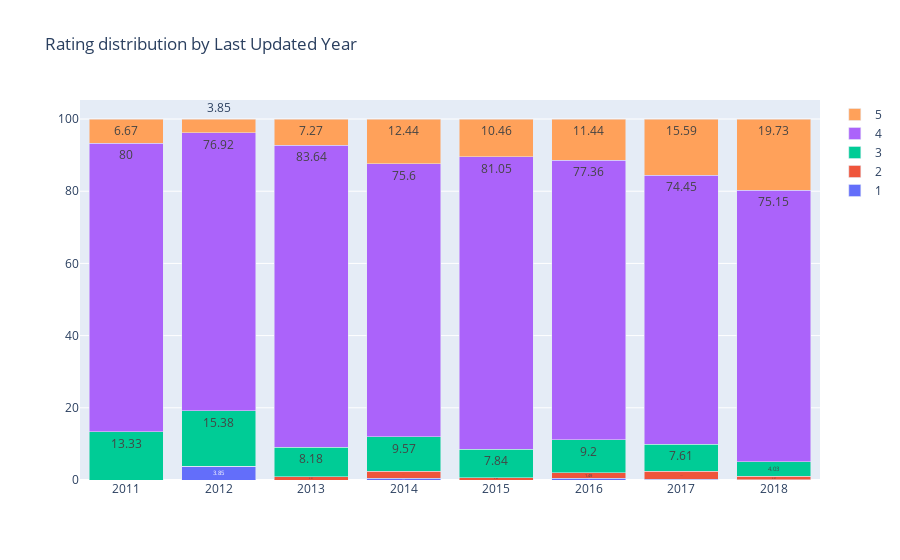

The notebook cell saved with this chart:
### Code cell
get_cat_ratings_chart('Last Updated Year')

### Figure 1 — Plotly figure (JSON) as saved in the notebook; plotly's stock layout.template omitted (floating-point values rounded to 4 significant figures)
{"data": [{"name": "1", "text": [0, 3.85, 0, 0.48, 0, 0.5, 0.27, 0.12], "textposition": "auto", "type": "bar", "x": [2011, 2012, 2013, 2014, 2015, 2016, 2017, 2018], "y": [0, 3.85, 0, 0.48, 0, 0.5, 0.27, 0.12]}, {"name": "2", "text": [0, 0, 0.91, 1.91, 0.65, 1.49, 2.09, 0.97], "textposition": "auto", "type": "bar", "x": [2011, 2012, 2013, 2014, 2015, 2016, 2017, 2018], "y": [0, 0, 0.91, 1.91, 0.65, 1.49, 2.09, 0.97]}, {"name": "3", "text": [13.33, 15.38, 8.18, 9.57, 7.84, 9.2, 7.61, 4.03], "textposition": "auto", "type": "bar", "x": [2011, 2012, 2013, 2014, 2015, 2016, 2017, 2018], "y": [13.33, 15.38, 8.18, 9.57, 7.84, 9.2, 7.61, 4.03]}, {"name": "4", "text": [80, 76.92, 83.64, 75.6, 81.05, 77.36, 74.45, 75.15], "textposition": "auto", "type": "bar", "x": [2011, 2012, 2013, 2014, 2015, 2016, 2017, 2018], "y": [80, 76.92, 83.64, 75.6, 81.05, 77.36, 74.45, 75.15]}, {"name": "5", "text": [6.67, 3.85, 7.27, 12.44, 10.46, 11.44, 15.59, 19.73], "textposition": "auto", "type": "bar", "x": [2011, 2012, 2013, 2014, 2015, 2016, 2017, 2018], "y": [6.67, 3.85, 7.27, 12.44, 10.46, 11.44, 15.59, 19.73]}], "layout": {"barmode": "stack", "title": {"text": "Rating distribution by Last Updated Year"}}}
